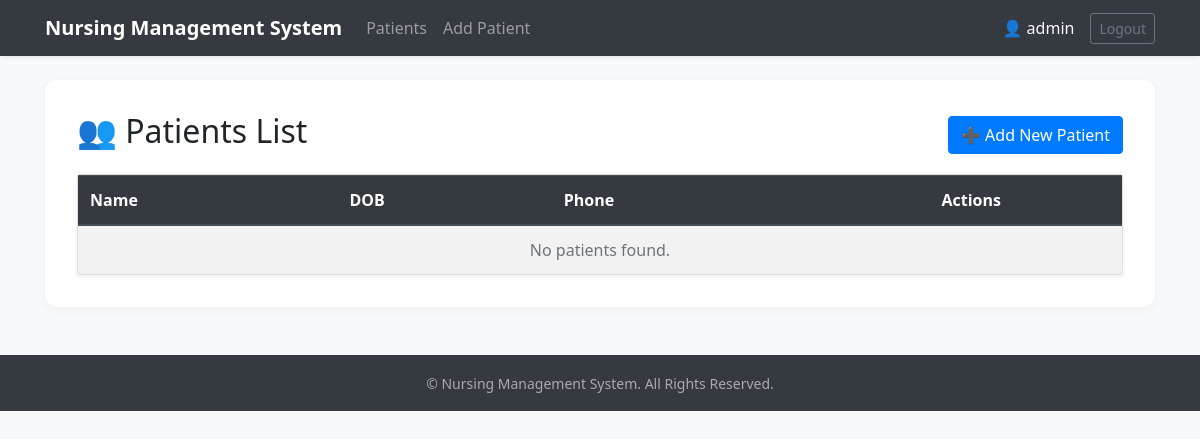
/staff/patients/ (signed in), run on an earlier commit of the app's database.
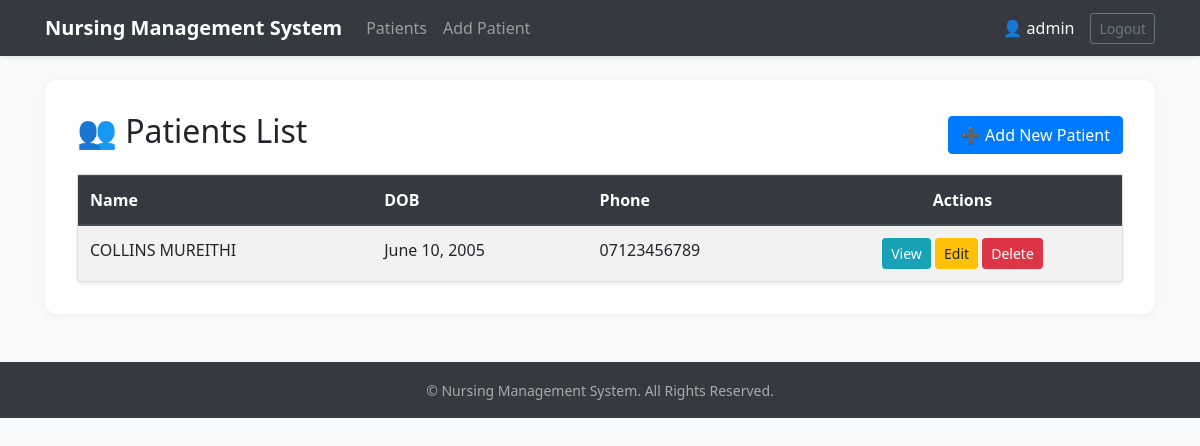
And on a later commit of the database.
### staff/models.py (models this page shows, shortened)
class PatientProfile(models.Model):
    user = models.OneToOneField(User, on_delete=models.CASCADE)
    date_of_birth = models.DateField()
    phone = models.CharField(max_length=20)
    address = models.TextField()

### staff/views.py (the view)
# urls.py: path('patients/', views.list_patients, name='list_patients'),
@login_required
@user_passes_test(is_staff)
def list_patients(request):
    patients = PatientProfile.objects.select_related('user').all()
    return render(request, 'staff/list_patients.html', {'patients': patients})

### staff/views.py (called while the page is built)
def is_staff(user):
    return user.is_staff

### staff/templates/staff/list_patients.html
{% extends 'index.html' %}
{% block content %}
  <div class="d-flex justify-content-between align-items-center mb-3">
    <h2>👥 Patients List</h2>
    <a href="{% url 'add_patient' %}" class="btn btn-primary">➕ Add New Patient</a>
  </div>
  <div class="card shadow-sm">
    <div class="card-body p-0">
      <table class="table table-striped table-hover mb-0">
        <thead class="thead-dark">
          <tr>
            <th scope="col">Name</th>
            <th scope="col">DOB</th>
            <th scope="col">Phone</th>
            <th scope="col" class="text-center">Actions</th>
          </tr>
        </thead>
        <tbody>
          {% for patient in patients %}
          <tr>
            <td>{{ patient.user.get_full_name }}</td>
            <td>{{ patient.date_of_birth }}</td>
            <td>{{ patient.phone }}</td>
            <td class="text-center">
              <a href="{% url 'patient_detail' patient.pk %}" class="btn btn-sm btn-info">View</a>
              <a href="{% url 'edit_patient' patient.pk %}" class="btn btn-sm btn-warning">Edit</a>
              <a href="{% url 'delete_patient' patient.pk %}" class="btn btn-sm btn-danger">Delete</a>
            </td>
          </tr>
          {% empty %}
          <tr>
            <td colspan="4" class="text-center text-muted">No patients found.</td>
          </tr>
          {% endfor %}
        </tbody>
      </table>
    </div>
  </div>
{% endblock %}

What changed in the data, as far as the page shows it:
added PatientProfile: user.get_full_name "COLLINS MUREITHI", date_of_birth "June 10, 2005", phone "07123456789"
Also different on the page:
text no longer shown: "No patients found."
